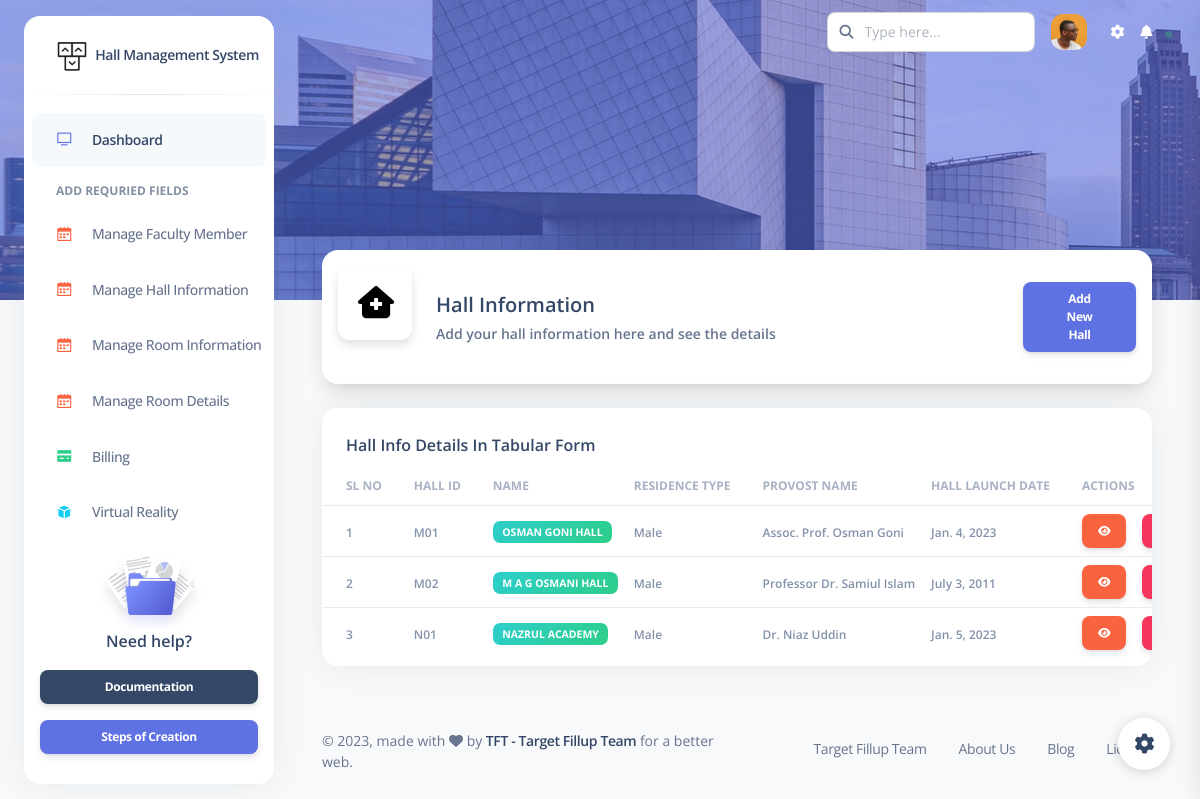
The page /ManageHallInfo (signed in) on the database its author committed.
### hallinfo/models.py (models this page shows, shortened)
class HallInfo(models.Model):
    hall_pk = models.AutoField(primary_key=True)
    hall_id = models.CharField(max_length=10, unique=True)
    name = models.CharField(max_length=200, blank=False)
    gender = (('Male', "MALE"),
              ('Female', "FEMALE"))
    residence_type = models.CharField(max_length=10, choices=gender, default="Male", blank=False)
    provost_name = models.ForeignKey(Faculty_Member, on_delete=models.CASCADE)
    hall_launch_date = models.DateField()
    temp_pass = models.CharField(max_length=100, default="hmsprovost")

### userprofile/models.py (models this page shows)
class Faculty_Member(models.Model):
    member_pk = models.AutoField(primary_key=True)
    designation = models.CharField(max_length=100)
    name = models.CharField(max_length=100)
    department = models.CharField(max_length=100)
    phone = models.IntegerField()
    email_address = models.EmailField(max_length=100,blank=False,unique=True)
    def __str__(self):
        return self.designation + " " + self.name

### userprofile/views.py (the view, shortened to what this page needs)
# urls.py: path('ManageHallInfo', views.ManageHallInfo, name="ManageHallInfo"),
@login_required
def ManageHallInfo(request):
    fmember = Faculty_Member.objects.all()
    hallinfo = HallInfo.objects.all()
    data = {
        'fmember' : fmember,
        'hallinfo' : hallinfo,
    }
    return render(request, 'userprofile/ManageHallInfo.html', data)

### templates/userprofile/ManageHallInfo.html (shortened to what this page needs)
{% extends 'userprofile/base.html' %}
{% block body %}
<div class="card shadow-lg mx-4 card-profile-bottom addHeader">
    <div class="card-body p-3">
      <div class="row gx-4">
        <div class="col-auto d-none d-md-block">
          <div class="avatar avatar-xl position-relative">
            <span class="w-100 border-radius-lg shadow-sm">
            </span>
          </div>
        </div>
        <div class="col-auto my-auto">
          <div class="h-100">
            <h5 class="mb-1">
              Hall Information
            </h5>
            <p class="mb-0 font-weight-bold text-sm">
              Add your hall information here and see the details
            </p>
          </div>
        </div>
        <div class="col-lg-2 col-md-3 my-auto ms-sm-auto me-sm-0 mx-auto mt-3">
          <button type="button" class="btn btn-primary btn-sm" data-bs-toggle="modal" data-bs-target="#exampleModal">
            Add New Hall
          </button>
        </div>
      </div>
    </div>
</div>
<div class="container-fluid py-4">
    <div class="row">
        <div class="col-md-12">
            <div class="card mb-4">
                <div class="card-header pb-0">
                  <h6>Hall Info Details In Tabular Form</h6>
                </div>
                <div class="card-body px-0 pt-0 pb-2">
                  <div class="table-responsive p-0">
                    <table class="table table-hover align-items-center mb-0">
                      <thead>
                        <tr>
                          <th class="text-uppercase text-secondary text-xs font-weight-bolder opacity-7">SL No</th>
                          <th class="text-uppercase text-secondary text-xs font-weight-bolder opacity-7 ps-2">Hall ID</th>
                          <th class="text-uppercase text-secondary text-xs font-weight-bolder opacity-7 ps-2">Name</th>
                          <th class="text-uppercase text-secondary text-xs font-weight-bolder opacity-7 ps-2">Residence Type</th>
                          <th class="text-uppercase text-secondary text-xs font-weight-bolder opacity-7 ps-2">Provost Name</th>
                          <th class="text-uppercase text-secondary text-xs font-weight-bolder opacity-7 ps-2">Hall Launch Date</th>
                          <th colspan="2" class="text-uppercase text-secondary text-xs font-weight-bolder opacity-7 ps-2">Actions</th>
                        </tr>
                      </thead>
                      <tbody >
                        {% for hi in hallinfo %}
                            <tr >
                                <td class="align-middle text-sm">
                                <span class="text-secondary text-xs font-weight-bold mx-3">{{ hi.hall_pk }}</span>
                                </td>
                                <td class="align-middle text-sm">
                                <span class="text-secondary text-xs font-weight-bold">{{ hi.hall_id }}</span>
                                </td>
                                <td class="align-middle text-sm">
                                <span class="badge badge-sm bg-gradient-success">{{ hi.name }}</span>
                                </td>
                                <td class="align-middle  text-sm">
                                <span class="text-secondary text-xs font-weight-bold">{{ hi.residence_type }}</span>
                                </td>
                                <td class="align-middle text-sm">
                                <span class="text-secondary text-xs font-weight-bold">{{ hi.provost_name }}</span>
                                </td>
                                <td class="align-middle  text-sm">
                                <span class="text-secondary text-xs font-weight-bold">{{ hi.hall_launch_date }}</span>
                                </td>
                                <td>
                                    <a href="" class="btn btn-warning btn-sm px-3 m-auto"> <i class="fas fa-eye"></i> </a>
                                </td>
                                <td>
                                    <form action="" method="post">
                                        <button type="submit" class="btn btn-danger btn-sm px-3 m-auto">  </button>
                                    </form>
                                </td>
                            </tr>
                        {% endfor %}
                      </tbody>
                    </table>
                  </div>
                </div>
            </div>
        </div>
    </div>
</div>
{% endblock body %}

### templates/userprofile/base.html (shortened to what this page needs)
<!DOCTYPE html>
<html lang="en">
<head>
  <link href="/static/assets/css/nucleo-icons.css" rel="stylesheet" />
  <link href="/static/assets/css/nucleo-svg.css" rel="stylesheet" />
  <link href="/static/assets/css/nucleo-svg.css" rel="stylesheet" />
  <link href="https://cdn.jsdelivr.net/npm/bootstrap@5.0.2/dist/css/bootstrap.min.css" rel="stylesheet">
  <link id="pagestyle" href="/static/assets/css/argon-dashboard.css?v=2.0.4" rel="stylesheet" />
</head>
<body class="g-sidenav-show bg-gray-100">
  <div class="position-absolute w-100 min-height-300 top-0" style="background-image: url('/static/assets/img/layout-header.jpg'); background-position-y: 50%;">
    <span class="mask bg-primary opacity-6"></span>
  </div>
  <aside class="sidenav bg-white navbar navbar-vertical navbar-expand-xs border-0 border-radius-xl my-3 fixed-start ms-4 " id="sidenav-main">
    <div class="sidenav-header">
      <a class="navbar-brand m-0" href="/">
        <img src="/static/assets/img/logo-ct-dark.png" class="navbar-brand-img h-100" alt="main_logo">
        <span class="ms-1 font-weight-bold">Hall Management System</span>
      </a>
    </div>
    <hr class="horizontal dark mt-0">
    <div class="collapse navbar-collapse  w-auto " id="sidenav-collapse-main">
      <ul class="navbar-nav">
        <li class="nav-item">
          <a class="nav-link active" href="/">
            <div class="icon icon-shape icon-sm border-radius-md text-center me-2 d-flex align-items-center justify-content-center">
              <i class="ni ni-tv-2 text-primary text-sm opacity-10"></i>
            </div>
            <span class="nav-link-text ms-1">Dashboard</span>
          </a>
        </li>
         <li class="nav-item mt-3">
          <h6 class="ps-4 ms-2 text-uppercase text-xs font-weight-bolder opacity-6">Add Requried Fields</h6>
        </li>
        <li class="nav-item">
          <a class="nav-link " href="/ManageFacultyMember">
            <div class="icon icon-shape icon-sm border-radius-md text-center me-2 d-flex align-items-center justify-content-center">
              <i class="ni ni-calendar-grid-58 text-warning text-sm opacity-10"></i>
            </div>
            <span class="nav-link-text ms-1">Manage Faculty Member</span>
          </a>
        </li>
        <li class="nav-item">
          <a class="nav-link " href="/ManageHallInfo">
            <div class="icon icon-shape icon-sm border-radius-md text-center me-2 d-flex align-items-center justify-content-center">
              <i class="ni ni-calendar-grid-58 text-warning text-sm opacity-10"></i>
            </div>
            <span class="nav-link-text ms-1">Manage Hall Information </span>
          </a>
        </li>
        <li class="nav-item">
          <a class="nav-link " href="/ManageRoomInfo">
            <div class="icon icon-shape icon-sm border-radius-md text-center me-2 d-flex align-items-center justify-content-center">
              <i class="ni ni-calendar-grid-58 text-warning text-sm opacity-10"></i>
            </div>
            <span class="nav-link-text ms-1">Manage Room Information </span>
          </a>
        </li>
        <li class="nav-item">
          <a class="nav-link " href="/ManageRoomDetail">
            <div class="icon icon-shape icon-sm border-radius-md text-center me-2 d-flex align-items-center justify-content-center">
              <i class="ni ni-calendar-grid-58 text-warning text-sm opacity-10"></i>
            </div>
            <span class="nav-link-text ms-1">Manage Room Details </span>
          </a>
        </li>
        <li class="nav-item">
          <a class="nav-link " href="">
            <div class="icon icon-shape icon-sm border-radius-md text-center me-2 d-flex align-items-center justify-content-center">
              <i class="ni ni-credit-card text-success text-sm opacity-10"></i>
            </div>
            <span class="nav-link-text ms-1">Billing</span>
          </a>
        </li>
        <li class="nav-item">
          <a class="nav-link " href="">
            <div class="icon icon-shape icon-sm border-radius-md text-center me-2 d-flex align-items-center justify-content-center">
              <i class="ni ni-app text-info text-sm opacity-10"></i>
            </div>
            <span class="nav-link-text ms-1">Virtual Reality</span>
          </a>
        </li>
      </ul>
    </div>
    <div class="sidenav-footer mx-3 ">
      <div class="card card-plain shadow-none" id="sidenavCard">
        <img class="w-50 mx-auto" src="/static/assets/img/icon-documentation.svg" alt="sidebar_illustration">
        <div class="card-body text-center p-3 w-100 pt-0">
          <div class="docs-info">
            <h6 class="mb-0">Need help?</h6>
          </div>
        </div>
      </div>
      <a href="" target="_blank" class="btn btn-dark btn-sm w-100 mb-3">Documentation</a>
      <a class="btn btn-primary btn-sm mb-0 w-100" href="" type="button">Steps of Creation</a>
    </div>
  </aside>
  <div class="main-content position-relative max-height-vh-100 h-100 ">
    <nav class="navbar navbar-main navbar-expand-lg px-0 mx-4 shadow-none border-radius-xl " id="navbarBlur" data-scroll="false">
      <div class="container-fluid py-1 px-3">
        <div class="collapse navbar-collapse mt-sm-0 mt-2 me-md-0 me-sm-4" id="navbar">
          <div class="ms-md-auto pe-md-3 d-flex align-items-center">
            <div class="input-group">
              <span class="input-group-text text-body"><i class="fas fa-search" aria-hidden="true"></i></span>
              <input type="text" class="form-control" placeholder="Type here...">
            </div>
          </div>
          <ul class="navbar-nav  justify-content-end">
            <li class="nav-item dropdown pe-2 d-flex align-items-center">
              <a href="javascript:;" class="nav-link text-white p-0" id="dropdownMenuButton" data-bs-toggle="dropdown" aria-expanded="false">
                <img src="/static/assets/img/team-2.jpg" class="avatar avatar-sm ">
              </a>
            </li>
            <li class="nav-item px-3 d-flex align-items-center">
              <a href="javascript:;" class="nav-link text-white p-0">
                <i class="fa fa-cog fixed-plugin-button-nav cursor-pointer"></i>
              </a>
            </li>
            <li class="nav-item dropdown pe-2 d-flex align-items-center">
              <a href="javascript:;" class="nav-link text-white p-0" id="dropdownMenuButton" data-bs-toggle="dropdown" aria-expanded="false">
                <i class="fa fa-bell cursor-pointer"></i>
              </a>
            </li>
          </ul>
        </div>
      </div>
    </nav>
    <div class="container-fluid py-3">
      {% block body %}  {% endblock body %}
      <footer class="footer pt-3  ">
        <div class="container-fluid">
          <div class="row align-items-center justify-content-lg-between">
            <div class="col-lg-6 mb-lg-0 mb-4">
              <div class="copyright text-center text-sm text-muted text-lg-start">
                © ,
                made with <i class="fa fa-heart"></i> by
                <a href=" " class="font-weight-bold" target="_blank">TFT - Target Fillup Team</a>
                for a better web.
              </div>
            </div>
            <div class="col-lg-6">
              <ul class="nav nav-footer justify-content-center justify-content-lg-end">
                <li class="nav-item">
                  <a href="" class="nav-link text-muted" target="_blank">Target Fillup Team</a>
                </li>
                <li class="nav-item">
                  <a href="" class="nav-link text-muted" target="_blank">About Us</a>
                </li>
                <li class="nav-item">
                  <a href="" class="nav-link text-muted" target="_blank">Blog</a>
                </li>
                <li class="nav-item">
                  <a href="" class="nav-link pe-0 text-muted" target="_blank">License</a>
                </li>
              </ul>
            </div>
          </div>
        </div>
      </footer>
    </div>
  </div>
  <div class="fixed-plugin">
    <a class="fixed-plugin-button text-dark position-fixed px-3 py-2">
      <i class="fa fa-cog py-2"> </i>
    </a>
  </div>
</body>
</html>

### static/assets/css/nucleo-svg.css (style rules this page uses)
.icon { display: inline-block; color: #111111; height: 1em; width: 1em; }
.icon-sm { height: 0.8em; width: 0.8em; }
.icon { fill: currentColor; stroke: none; }

### templates/userprofile/base.html (style rules this page uses)
.addHeader { margin-top: 170px !important; }
.addicon { margin-left: 20px; margin-top: 20px; }

### rows shown on the page
HallInfo: hall_pk "1", hall_id "M01", name "OSMAN GONI HALL", residence_type "Male", provost_name "Assoc. Prof. Osman Goni", hall_launch_date "Jan. 4, 2023"
HallInfo: hall_pk "2", hall_id "M02", name "M A G OSMANI HALL", residence_type "Male", provost_name "Professor Dr. Samiul Islam", hall_launch_date "July 3, 2011"
HallInfo: hall_pk "3", hall_id "N01", name "NAZRUL ACADEMY", residence_type "Male", provost_name "Dr. Niaz Uddin", hall_launch_date "Jan. 5, 2023"
